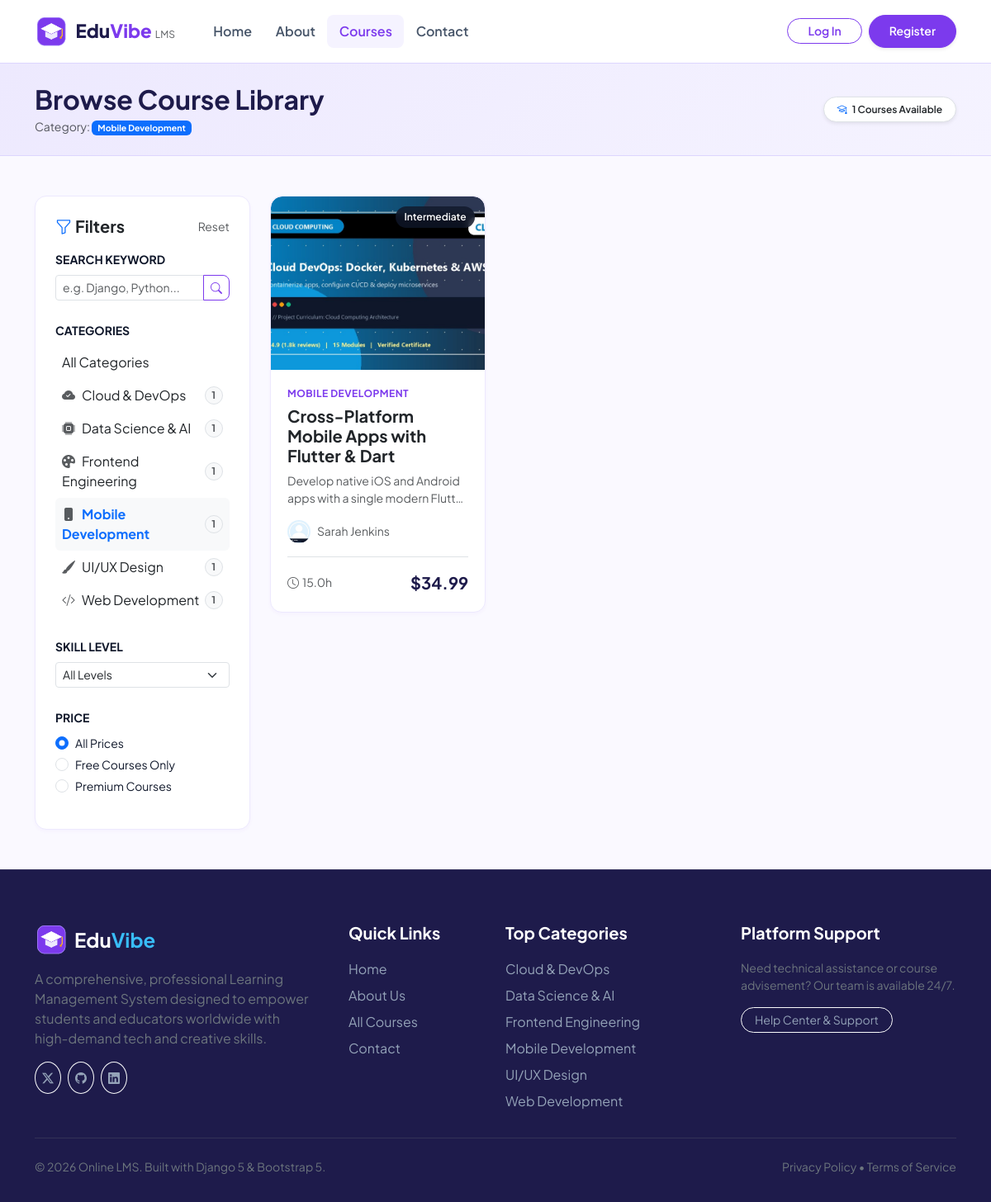
The page /courses/?category=mobile-development on the database as committed earlier.
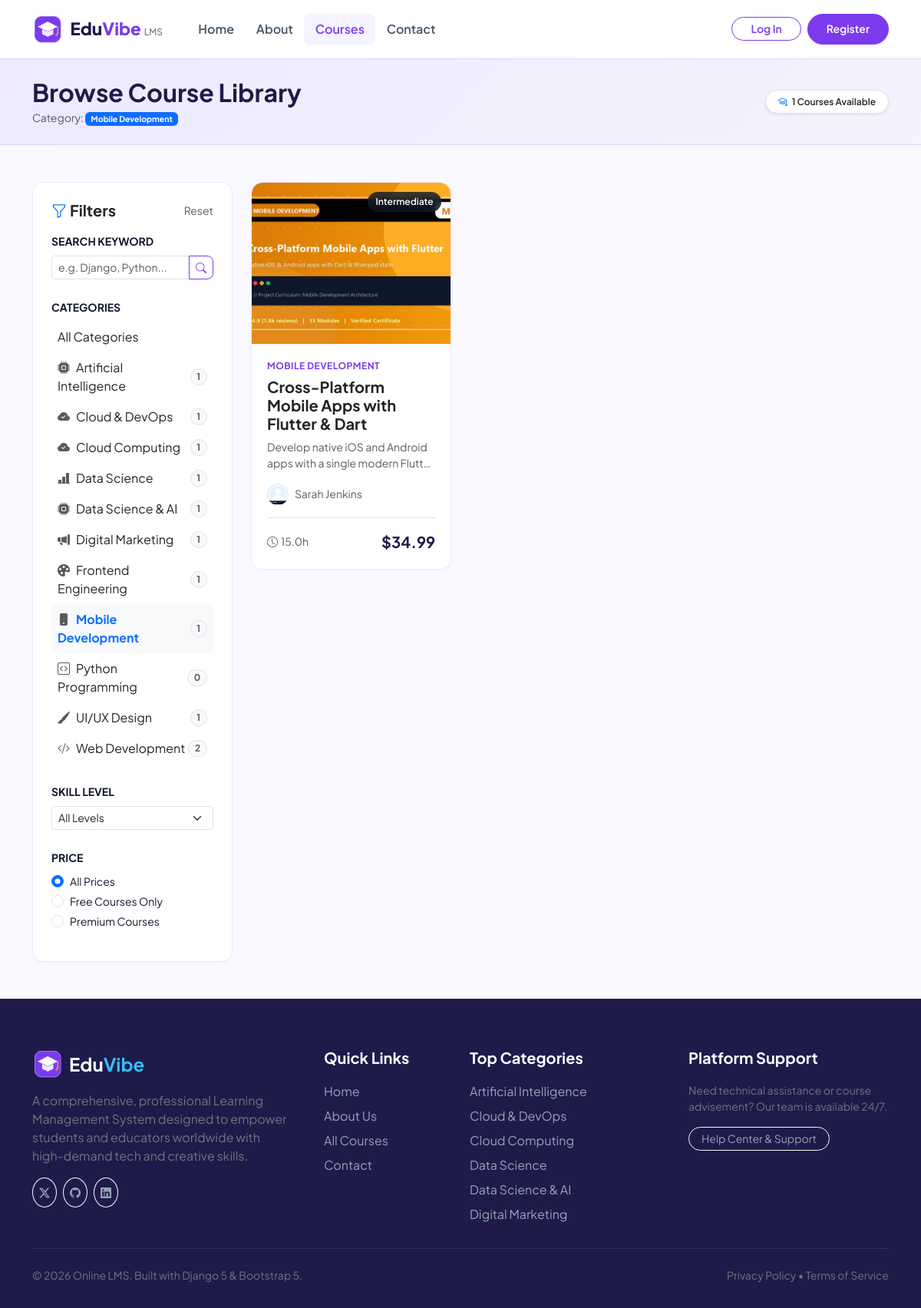
The same page on the database as committed later.
### online_app/models.py (models this page shows, shortened)
class Category(models.Model):
    name = models.CharField(max_length=100)
    slug = models.SlugField(unique=True, blank=True)
    icon = models.CharField(max_length=60, default='bi-code-slash', help_text="Bootstrap icon class name")
    description = models.TextField(blank=True)
    image = models.ImageField(upload_to='categories/', blank=True, null=True)
    image_static = models.CharField(max_length=255, blank=True, default='')
    class Meta:
        verbose_name_plural = 'Categories'
        ordering = ['name']
    def get_course_count(self):
        return self.courses.filter(is_published=True).count()

class Course(models.Model):
    LEVEL_CHOICES = [
        ('all', 'All Levels'),
        ('beginner', 'Beginner'),
        ('intermediate', 'Intermediate'),
        ('advanced', 'Advanced'),
    ]
    title = models.CharField(max_length=200)
    slug = models.SlugField(unique=True, blank=True)
    category = models.ForeignKey(Category, on_delete=models.SET_NULL, null=True, related_name='courses')
    instructor = models.ForeignKey(User, on_delete=models.CASCADE, related_name='courses_created')
    short_description = models.CharField(max_length=300)
    description = models.TextField()
    price = models.DecimalField(max_digits=8, decimal_places=2, default=0.00)
    level = models.CharField(max_length=20, choices=LEVEL_CHOICES, default='all')
    thumbnail = models.ImageField(upload_to='courses/', blank=True, null=True)
    thumbnail_static = models.CharField(max_length=255, blank=True, default='online_app/images/courses/course1.png')
    duration_hours = models.DecimalField(max_digits=5, decimal_places=1, default=10.0)
    is_published = models.BooleanField(default=True)
    created_at = models.DateTimeField(auto_now_add=True)
    updated_at = models.DateTimeField(auto_now=True)
    class Meta:
        ordering = ['-created_at']
    def get_thumbnail_url(self):
        if self.thumbnail:
            return self.thumbnail.url
        if self.thumbnail_static:
            return static(self.thumbnail_static)
    def is_free(self):
        return self.price == 0

class UserProfile(models.Model):
    ROLE_CHOICES = [
        ('student', 'Student'),
        ('instructor', 'Instructor'),
        ('admin', 'Admin'),
    ]
    user = models.OneToOneField(User, on_delete=models.CASCADE, related_name='profile')
    role = models.CharField(max_length=20, choices=ROLE_CHOICES, default='student')
    phone = models.CharField(max_length=25, blank=True)
    headline = models.CharField(max_length=150, blank=True, help_text="e.g. Senior Software Engineer | Student")
    bio = models.TextField(blank=True)
    avatar = models.ImageField(upload_to='avatars/', blank=True, null=True)
    avatar_static = models.CharField(max_length=255, blank=True, default='online_app/images/instructors/instructor1.jpg')
    created_at = models.DateTimeField(auto_now_add=True)
    def get_avatar_url(self):
        if self.avatar:
            return self.avatar.url
        if self.avatar_static:
            return static(self.avatar_static)
        return static('online_app/images/instructors/instructor1.jpg')

### online_app/views.py (the view, shortened to what this page needs)
# urls.py: path('courses/', views.courses, name='courses'),
def courses(request):
    course_list = Course.objects.filter(is_published=True).select_related('category', 'instructor', 'instructor__profile')
    category_slug = request.GET.get('category')
    selected_category = None
    if category_slug:
        selected_category = get_object_or_404(Category, slug=category_slug)
        course_list = course_list.filter(category=selected_category)
    q = request.GET.get('q', '').strip()
    level = request.GET.get('level')
    if level and level != 'all':
        course_list = course_list.filter(level=level)
    price_filter = request.GET.get('price')
    if price_filter == 'free':
        course_list = course_list.filter(price=0)
    elif price_filter == 'paid':
        course_list = course_list.filter(price__gt=0)
    categories_all = Category.objects.all()
    context = {
        'courses': course_list,
        'categories': categories_all,
        'selected_category': selected_category,
        'search_query': q,
        'selected_level': level,
        'selected_price': price_filter,
        'total_results': course_list.count(),
    }
    return render(request, 'online_app/courses.html', context)

### online_app/views.py (called while the page is built)
def global_categories_processor(request):
    return {
        'nav_categories': Category.objects.all()[:6]
    }

### online_app/templates/online_app/courses.html (shortened to what the changed rows need)
{% extends 'online_app/base.html' %}
{% load static %}
{% block extra_css %}
<link rel="stylesheet" href="{% static 'online_app/css/courses.css' %}">
{% endblock %}
{% block content %}
<div class="py-4" style="background: linear-gradient(135deg, var(--lavender) 0%, var(--lavender-light) 100%); border-bottom: 1px solid var(--lavender-dark);">
  <div class="container">
    <div class="d-flex flex-column flex-md-row justify-content-between align-items-md-center gap-3">
      <div>
        <h1 class="fw-bold h2 mb-1" style="color: var(--navy-dark);">Browse Course Library</h1>
        <p class="text-muted small mb-0">
          {% if selected_category %}
            Category: <span class="badge bg-primary">{{ selected_category.name }}</span>
          {% elif search_query %}
            Results for: "<span class="text-primary fw-bold">{{ search_query }}</span>"
          {% else %}
            Find your next certificate program and start learning today
          {% endif %}
        </p>
      </div>
    </div>
  </div>
</div>
<div class="container py-5">
  <div class="row g-4">
    <div class="col-lg-3">
      <div class="card-custom p-4 bg-white sticky-top" style="top: 85px;">
        <form method="GET">
          <div class="mb-4">
            <div class="list-group list-group-flush border-0">
              {% for cat in categories %}
                <a href="{% url 'courses' %}?category={{ cat.slug }}" class="list-group-item list-group-item-action d-flex justify-content-between align-items-center px-2 py-2 border-0 rounded-2 {% if selected_category.slug == cat.slug %}bg-light text-primary fw-bold{% endif %}">
                  <span><i class="bi {{ cat.icon }} me-2 text-muted"></i>{{ cat.name }}</span>
                  <span class="badge rounded-pill bg-light text-muted border">{{ cat.get_course_count }}</span>
                </a>
              {% endfor %}
            </div>
          </div>
        </form>
      </div>
    </div>
    <div class="col-lg-9">
      <div class="row g-4">
        {% for course in courses %}
          <div class="col-12 col-md-6 col-xl-4">
            <div class="course-card">
              <div class="course-thumb-wrap">
                <img src="{{ course.get_thumbnail_url }}" alt="{{ course.title }}" class="course-thumb-img">
                <span class="course-level-tag">{{ course.get_level_display }}</span>
              </div>
              <div class="course-card-content">
                <span class="course-cat-title">{{ course.category.name|default:"General" }}</span>
                <h5 class="fw-bold text-dark mb-2">
                  <a href="{% url 'course_detail' slug=course.slug %}" class="text-decoration-none text-dark">{{ course.title }}</a>
                </h5>
                <p class="text-muted small mb-3 flex-grow-1" style="display: -webkit-box; -webkit-line-clamp: 2; -webkit-box-orient: vertical; overflow: hidden;">
                  {{ course.short_description }}
                </p>
                <div class="d-flex align-items-center gap-2 mb-3">
                  <img src="{{ course.instructor.profile.get_avatar_url }}" alt="{{ course.instructor.username }}" class="rounded-circle" width="28" height="28" style="object-fit: cover;">
                  <span class="small text-muted">{{ course.instructor.get_full_name|default:course.instructor.username }}</span>
                </div>
                <div class="d-flex justify-content-between align-items-center pt-3 border-top">
                  <div class="text-muted small">
                    <i class="bi bi-clock me-1"></i>{{ course.duration_hours }}h
                  </div>
                  <div>
                    {% if course.is_free %}
                      <span class="badge bg-success-subtle text-success fs-6 fw-bold">Free</span>
                    {% else %}
                      <span class="fw-bold fs-5" style="color: var(--navy-dark);">${{ course.price }}</span>
                    {% endif %}
                  </div>
                </div>
              </div>
            </div>
          </div>
        {% endfor %}
      </div>
    </div>
  </div>
</div>
{% endblock %}

### online_app/templates/online_app/base.html (shortened to what the changed rows need)
{% load static %}
<!DOCTYPE html>
<html lang="en">
<head>
  <link href="https://cdn.jsdelivr.net/npm/bootstrap@5.3.3/dist/css/bootstrap.min.css" rel="stylesheet">
  <link rel="stylesheet" href="https://cdn.jsdelivr.net/npm/bootstrap-icons@1.11.3/font/bootstrap-icons.min.css">
  <link rel="stylesheet" href="{% static 'online_app/css/style.css' %}">
  {% block extra_css %}{% endblock %}
</head>
<body>
  <main>
    {% block content %}{% endblock %}
  </main>
  <footer class="footer-lms">
    <div class="container">
      <div class="row g-4">
        <div class="col-lg-3 col-md-6 col-6">
          <ul class="list-unstyled mb-0">
            {% for cat in nav_categories %}
              <li class="mb-2"><a href="{% url 'courses' %}?category={{ cat.slug }}">{{ cat.name }}</a></li>
            {% empty %}
              <li class="mb-2"><a href="{% url 'courses' %}">Web Development</a></li>
              <li class="mb-2"><a href="{% url 'courses' %}">Data Science & AI</a></li>
            {% endfor %}
          </ul>
        </div>
      </div>
    </div>
  </footer>
</body>
</html>

Rows that differ between the two databases and show on the page:
no longer on one of the page's lists (row edited): Category: name "Mobile Development"
no longer on one of the page's lists (row unchanged): Category: name "Frontend Engineering"
no longer on one of the page's lists (row edited): Category: name "UI/UX Design"
no longer on one of the page's lists (row edited): Category: name "Web Development"
added Category: name "Artificial Intelligence", get_course_count "1"
added Category: name "Cloud Computing", get_course_count "1"
added Category: name "Data Science", get_course_count "1"
added Category: name "Digital Marketing", get_course_count "1"
added Category: name "Python Programming", get_course_count "0", shown under "Filters"
changed Category "Web Development": get_course_count "1" → "2"
changed Course "Cross-Platform Mobile Apps with Flutter & Dart": get_thumbnail_url: a different picture; instructor.profile.get_avatar_url: a different picture
